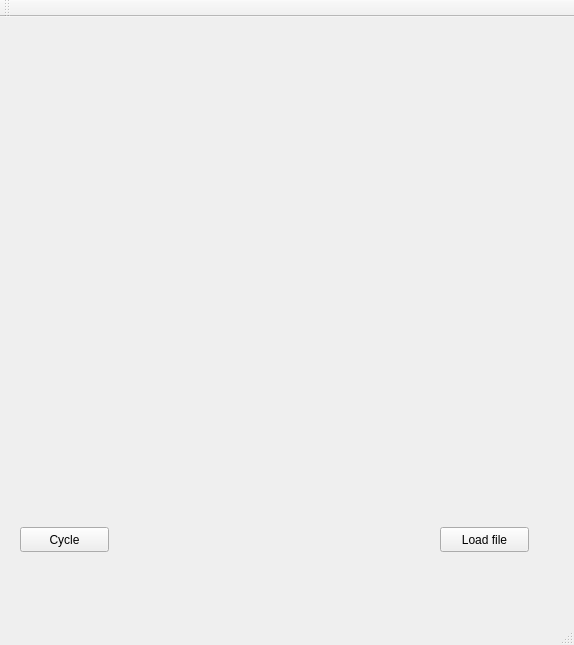
<?xml version="1.0" encoding="UTF-8"?>
<ui version="4.0">
 <class>MainWindow</class>
 <widget class="QMainWindow" name="MainWindow">
  <property name="geometry">
   <rect>
    <x>0</x>
    <y>0</y>
    <width>574</width>
    <height>645</height>
   </rect>
  </property>
  <property name="windowTitle">
   <string>MainWindow</string>
  </property>
  <widget class="QWidget" name="centralWidget">
   <widget class="QCustomPlot" name="customPlot" native="true">
    <property name="geometry">
     <rect>
      <x>20</x>
      <y>20</y>
      <width>521</width>
      <height>451</height>
     </rect>
    </property>
   </widget>
   <widget class="QPushButton" name="Btn_loadFile">
    <property name="geometry">
     <rect>
      <x>440</x>
      <y>510</y>
      <width>89</width>
      <height>25</height>
     </rect>
    </property>
    <property name="text">
     <string>Load file</string>
    </property>
   </widget>
   <widget class="QPushButton" name="btn_cycle">
    <property name="geometry">
     <rect>
      <x>20</x>
      <y>510</y>
      <width>89</width>
      <height>25</height>
     </rect>
    </property>
    <property name="text">
     <string>Cycle</string>
    </property>
   </widget>
  </widget>
  <widget class="QMenuBar" name="menuBar">
   <property name="geometry">
    <rect>
     <x>0</x>
     <y>0</y>
     <width>574</width>
     <height>22</height>
    </rect>
   </property>
  </widget>
  <widget class="QToolBar" name="mainToolBar">
   <attribute name="toolBarArea">
    <enum>TopToolBarArea</enum>
   </attribute>
   <attribute name="toolBarBreak">
    <bool>false</bool>
   </attribute>
  </widget>
  <widget class="QStatusBar" name="statusBar"/>
 </widget>
 <layoutdefault spacing="6" margin="11"/>
 <customwidgets>
  <customwidget>
   <class>QCustomPlot</class>
   <extends>QWidget</extends>
   <header>qcustomplot.h</header>
   <container>1</container>
  </customwidget>
 </customwidgets>
 <resources/>
 <connections/>
</ui>
